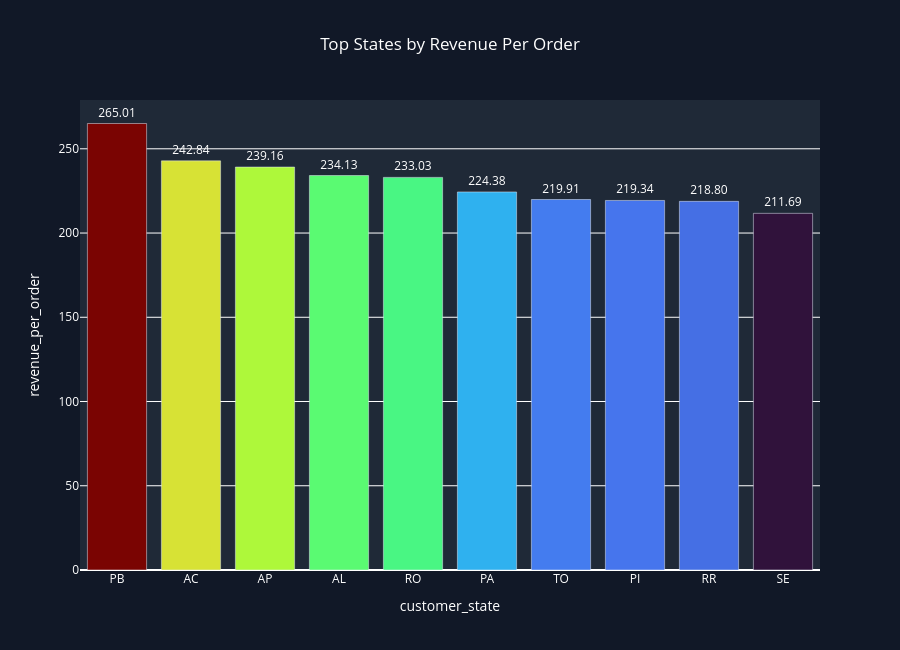

Source (notebook cell):
### Markdown cell above
### Order Volume Analysis

- SP leads with more than 41,000 orders, significantly exceeding all other states.
- The ranking of states by orders closely matches the ranking by revenue.
- This indicates that revenue growth is primarily driven by transaction volume rather than unusually high spending.

### Code cell
#Revenue per Order by State
fig = px.bar(
    state_metrics.sort_values(
        "revenue_per_order",
        ascending=False
    ).head(10),
    x="customer_state",
    y="revenue_per_order",
    color="revenue_per_order",
    text="revenue_per_order",
    title="Top States by Revenue Per Order",
    color_continuous_scale="Turbo"
)

fig.update_traces(
    texttemplate="%{text:.2f}",
    textposition="outside"
)

fig.update_layout(
    title_x=0.5,
    height=650,
    paper_bgcolor="#111827",
    plot_bgcolor="#1F2937",
    font_color="white",
    coloraxis_showscale=False
)

fig.show()

### Figure 1 — Plotly figure (JSON) as saved in the notebook; plotly's stock layout.template omitted (floating-point values rounded to 4 significant figures)
{"data": [{"hovertemplate": "customer_state=%{x}<br>revenue_per_order=%{marker.color}<extra></extra>", "legendgroup": "", "marker": {"color": [265.0, 242.8, 239.2, 234.1, 233.0, 224.4, 219.9, 219.3, 218.8, 211.7], "coloraxis": "coloraxis", "pattern": {"shape": ""}}, "name": "", "orientation": "v", "showlegend": false, "text": [265.0, 242.8, 239.2, 234.1, 233.0, 224.4, 219.9, 219.3, 218.8, 211.7], "textposition": "outside", "texttemplate": "%{text:.2f}", "type": "bar", "x": ["PB", "AC", "AP", "AL", "RO", "PA", "TO", "PI", "RR", "SE"], "xaxis": "x", "y": [265.0, 242.8, 239.2, 234.1, 233.0, 224.4, 219.9, 219.3, 218.8, 211.7], "yaxis": "y"}], "layout": {"barmode": "relative", "coloraxis": {"autocolorscale": false, "colorbar": {"title": {"text": "revenue_per_order"}}, "colorscale": [[0, "#30123b"], [0.07143, "#4145ab"], [0.1429, "#4675ed"], [0.2143, "#39a2fc"], [0.2857, "#1bcfd4"], [0.3571, "#24eca6"], [0.4286, "#61fc6c"], [0.5, "#a4fc3b"], [0.5714, "#d1e834"], [0.6429, "#f3c63a"], [0.7143, "#fe9b2d"], [0.7857, "#f36315"], [0.8571, "#d93806"], [0.9286, "#b11901"], [1, "#7a0402"]], "showscale": false}, "font": {"color": "white"}, "height": 650, "legend": {"tracegroupgap": 0}, "paper_bgcolor": "#111827", "plot_bgcolor": "#1F2937", "title": {"text": "Top States by Revenue Per Order", "x": 0.5}, "xaxis": {"anchor": "y", "domain": [0, 1], "title": {"text": "customer_state"}}, "yaxis": {"anchor": "x", "domain": [0, 1], "title": {"text": "revenue_per_order"}}}}
